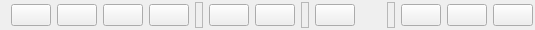
<?xml version="1.0" encoding="UTF-8"?>
<ui version="4.0">
 <class>EditorToolBar</class>
 <widget class="QWidget" name="EditorToolBar">
  <property name="geometry">
   <rect>
    <x>0</x>
    <y>0</y>
    <width>535</width>
    <height>30</height>
   </rect>
  </property>
  <layout class="QHBoxLayout" name="horizontalLayout">
   <property name="topMargin">
    <number>2</number>
   </property>
   <property name="rightMargin">
    <number>2</number>
   </property>
   <property name="bottomMargin">
    <number>2</number>
   </property>
   <item>
    <widget class="StyledAction" name="pushAddSample"/>
   </item>
   <item>
    <widget class="StyledAction" name="pushAddInstrument"/>
   </item>
   <item>
    <widget class="StyledAction" name="pushAddPreset"/>
   </item>
   <item>
    <widget class="StyledAction" name="pushToolBox"/>
   </item>
   <item>
    <widget class="QFrame" name="separator_1">
     <property name="minimumSize">
      <size>
       <width>8</width>
       <height>0</height>
      </size>
     </property>
     <property name="maximumSize">
      <size>
       <width>8</width>
       <height>16777215</height>
      </size>
     </property>
     <property name="frameShape">
      <enum>QFrame::StyledPanel</enum>
     </property>
     <property name="frameShadow">
      <enum>QFrame::Plain</enum>
     </property>
    </widget>
   </item>
   <item>
    <widget class="StyledAction" name="pushUndo"/>
   </item>
   <item>
    <widget class="StyledAction" name="pushRedo"/>
   </item>
   <item>
    <widget class="QFrame" name="separator_2">
     <property name="minimumSize">
      <size>
       <width>8</width>
       <height>0</height>
      </size>
     </property>
     <property name="maximumSize">
      <size>
       <width>8</width>
       <height>16777215</height>
      </size>
     </property>
     <property name="frameShape">
      <enum>QFrame::StyledPanel</enum>
     </property>
     <property name="frameShadow">
      <enum>QFrame::Plain</enum>
     </property>
    </widget>
   </item>
   <item>
    <widget class="StyledAction" name="pushSave"/>
   </item>
   <item>
    <spacer name="horizontalSpacer">
     <property name="orientation">
      <enum>Qt::Horizontal</enum>
     </property>
     <property name="sizeHint" stdset="0">
      <size>
       <width>40</width>
       <height>20</height>
      </size>
     </property>
    </spacer>
   </item>
   <item>
    <layout class="QHBoxLayout" name="layoutDisplay"/>
   </item>
   <item>
    <widget class="QFrame" name="separator_3">
     <property name="minimumSize">
      <size>
       <width>8</width>
       <height>0</height>
      </size>
     </property>
     <property name="maximumSize">
      <size>
       <width>8</width>
       <height>16777215</height>
      </size>
     </property>
     <property name="frameShape">
      <enum>QFrame::StyledPanel</enum>
     </property>
     <property name="frameShadow">
      <enum>QFrame::Plain</enum>
     </property>
    </widget>
   </item>
   <item>
    <widget class="StyledAction" name="pushShowMidiPlayer">
     <property name="checkable">
      <bool>true</bool>
     </property>
    </widget>
   </item>
   <item>
    <widget class="StyledAction" name="pushShowKeyboard">
     <property name="checkable">
      <bool>true</bool>
     </property>
    </widget>
   </item>
   <item>
    <widget class="StyledAction" name="pushShowRecorder">
     <property name="checkable">
      <bool>true</bool>
     </property>
    </widget>
   </item>
  </layout>
 </widget>
 <customwidgets>
  <customwidget>
   <class>StyledAction</class>
   <extends>QPushButton</extends>
   <header>styledaction.h</header>
  </customwidget>
 </customwidgets>
 <resources/>
 <connections/>
</ui>
